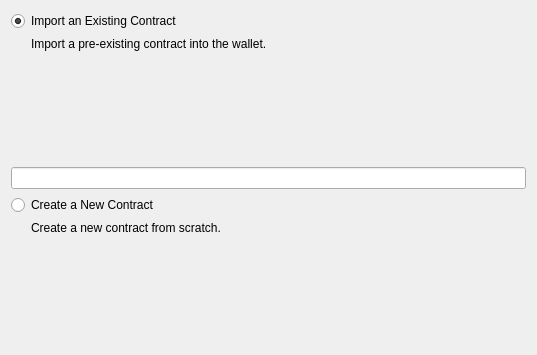
<?xml version="1.0" encoding="UTF-8"?>
<ui version="4.0">
 <class>MTPageAddContract</class>
 <widget class="QWizardPage" name="MTPageAddContract">
  <property name="geometry">
   <rect>
    <x>0</x>
    <y>0</y>
    <width>537</width>
    <height>355</height>
   </rect>
  </property>
  <property name="windowTitle">
   <string>WizardPage</string>
  </property>
  <layout class="QVBoxLayout" name="verticalLayout">
   <item>
    <widget class="QRadioButton" name="radioButton_1">
     <property name="text">
      <string>Import an Existing Contract</string>
     </property>
     <property name="checked">
      <bool>true</bool>
     </property>
    </widget>
   </item>
   <item>
    <widget class="QLabel" name="label">
     <property name="text">
      <string>Import a pre-existing contract into the wallet.</string>
     </property>
     <property name="wordWrap">
      <bool>true</bool>
     </property>
     <property name="indent">
      <number>20</number>
     </property>
    </widget>
   </item>
   <item>
    <spacer name="verticalSpacer_2">
     <property name="orientation">
      <enum>Qt::Vertical</enum>
     </property>
     <property name="sizeHint" stdset="0">
      <size>
       <width>20</width>
       <height>110</height>
      </size>
     </property>
    </spacer>
   </item>
   <item>
    <widget class="QLineEdit" name="lineEdit"/>
   </item>
   <item>
    <widget class="QRadioButton" name="radioButton_2">
     <property name="enabled">
      <bool>true</bool>
     </property>
     <property name="text">
      <string>Create a New Contract</string>
     </property>
     <property name="checkable">
      <bool>true</bool>
     </property>
    </widget>
   </item>
   <item>
    <widget class="QLabel" name="label_2">
     <property name="enabled">
      <bool>true</bool>
     </property>
     <property name="text">
      <string>Create a new contract from scratch.</string>
     </property>
     <property name="wordWrap">
      <bool>true</bool>
     </property>
     <property name="margin">
      <number>0</number>
     </property>
     <property name="indent">
      <number>20</number>
     </property>
    </widget>
   </item>
   <item>
    <spacer name="verticalSpacer">
     <property name="orientation">
      <enum>Qt::Vertical</enum>
     </property>
     <property name="sizeHint" stdset="0">
      <size>
       <width>20</width>
       <height>109</height>
      </size>
     </property>
    </spacer>
   </item>
  </layout>
 </widget>
 <resources/>
 <connections/>
</ui>
